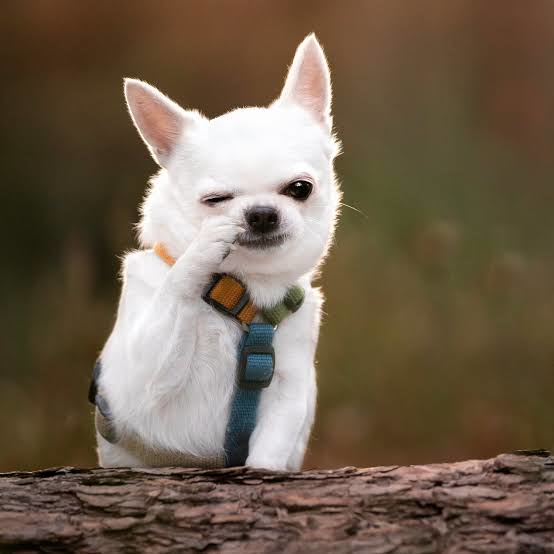
#> input picture images/dog.png, 554 x 554 px
$ jupyter execute lab_02.ipynb
#> lines starting #> are read from the running program, lines starting #| are printed output that depends on the picture; after the words box and inside, x2 and y2 are one past the last pixel; in counts of white or black regions, pixels touching at a corner belong together
# Práctica 2. Operaciones sobre imágenes binarias

<div class="alert alert-block alert-success">
<b>Resumen:</b> El siguiente código muestra como realizar una serie de operaciones sobre imágenes binarias utilizando Python y OpenCV. Inicia con la lectura de una imagen binaria en escala de grises. Luego, se realiza la inversión de esta para obtener su negativo. A continuación, se dibujan líneas horizontales y verticales sobre la imagen invertida. Se crea una nueva imagen binaria vacía, en la que se define una región rectangular con valores de 1 (blanco). Finalmente, se ejecutan operaciones lógicas AND y OR entre las imágenes, mostrando el resultado de cada operación. Cada paso es visualizado para comprobar los efectos de las operaciones.
</div>

[cell 1]
# Importar las librerías necesarias
import cv2
import numpy as np
import matplotlib.pyplot as plt

## 1. Imágenes binarias

Lectura de una imagen binaria

[cell 2]
im_bw = cv2.imread('./images/dog.png', cv2.IMREAD_GRAYSCALE)
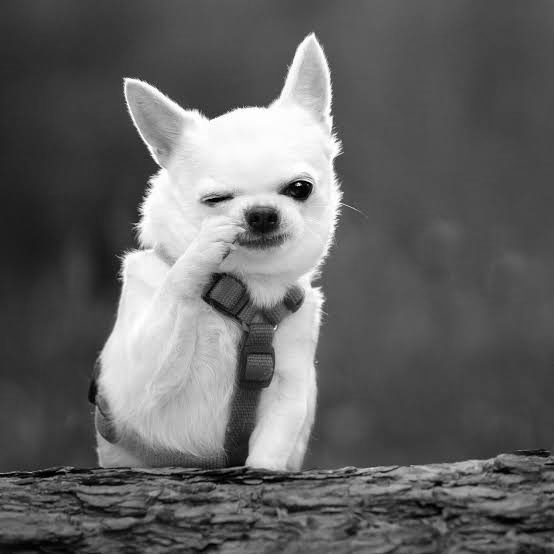
#> im_bw: shape (554, 554); min 0, max 255, mean 99.6

Mostrar la imagen

[cell 3]
plt.figure(figsize=(5,5))
plt.imshow(im_bw, cmap='gray')
plt.title('Imagen Binaria Original')
plt.axis('off')
plt.show()

## 2. Operaciones
### 2.1. Negativo de la imagen

[cell 4]
im_bw_not = cv2.bitwise_not(im_bw)
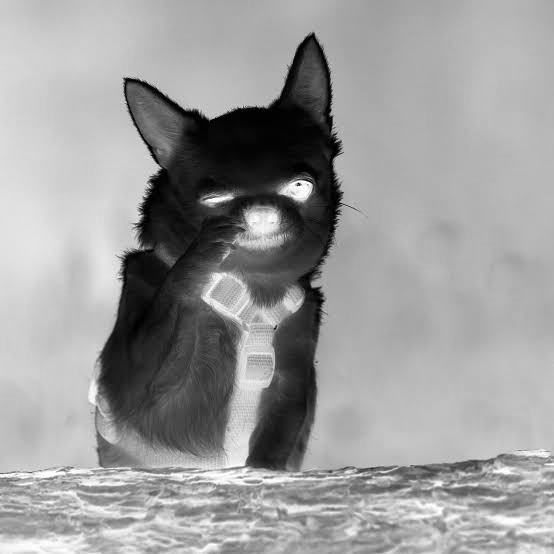
#> im_bw_not: shape (554, 554); min 0, max 255, mean 155.4

Mostrar la imagen negativa

[cell 5]
plt.figure(figsize=(5,5))
plt.imshow(im_bw_not, cmap='gray')
plt.title('Negativo de la Imagen')
plt.axis('off')
plt.show()

### 2.2. Operador :
#### 2.2.1 Dibujo de una línea horizontal

[cell 6]
im_bw_not[250, :] = 1
im_bw_not[150, :] = 1

Mostrar la imagen con la línea horizontal

[cell 7]
plt.figure(figsize=(5,5))
plt.imshow(im_bw_not, cmap='gray')
plt.title('Línea Horizontal Dibujada')
plt.axis('on')
plt.show()

#### 2.2.2 Dibujo de una línea vertical

[cell 8]
im_bw_not[:, 100] = 0
im_bw_not[:, 300] = 0
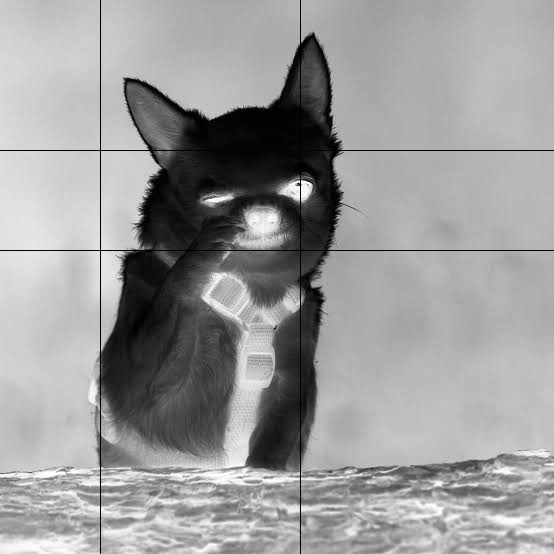
#> im_bw_not: shape (554, 554); min 0, max 255, mean 154.5

Mostrar la imagen con la línea vertical

[cell 9]
plt.figure(figsize=(5,5))
plt.imshow(im_bw_not, cmap='gray')
plt.title('Línea Vertical Dibujada')
plt.axis('off')
plt.show()

### 2.3. Creación de una imagen binaria

[cell 10]
im_bw_2 = np.zeros((im_bw.shape[0], im_bw.shape[1]), dtype=np.uint8)

Mostrar la imagen binaria creada

[cell 11]
plt.figure(figsize=(5,5))
plt.imshow(im_bw_2, cmap='gray')
plt.title('Nueva Imagen Binaria')
plt.axis('off')
plt.show()
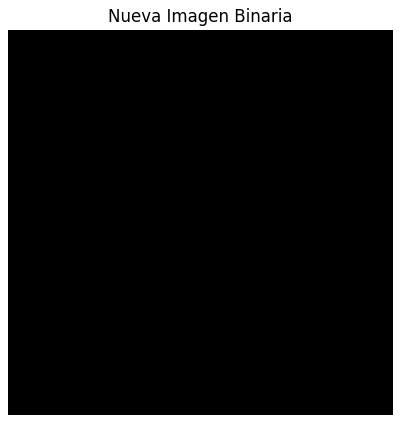
#> figure drawn by matplotlib, 1 panel

### 2.4. Operador a:b

[cell 12]
im_bw_2[80:120, 10:150] = 255

# circle

#im_bw_2[300:350, 100:150] = 225

#im_bw_2[250, 100:150] = 255


plt.figure(figsize=(5,5))
plt.imshow(im_bw_2, cmap='gray')
plt.title('Operador a:b aplicado')
plt.axis('on')
plt.show()
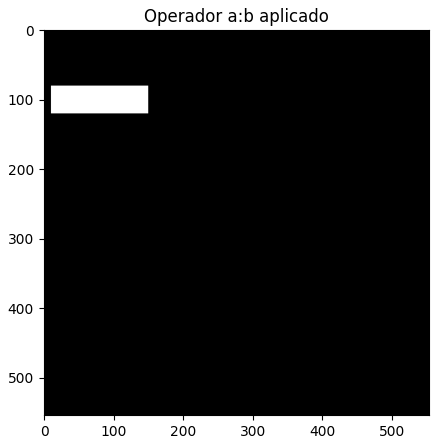
#> figure drawn by matplotlib, 1 panel
plt.clf()

### 2.5. Operaciones binarias
#### 2.5.1 AND

[cell 13]
im_bw_3 = cv2.bitwise_and(im_bw_2, im_bw_not)
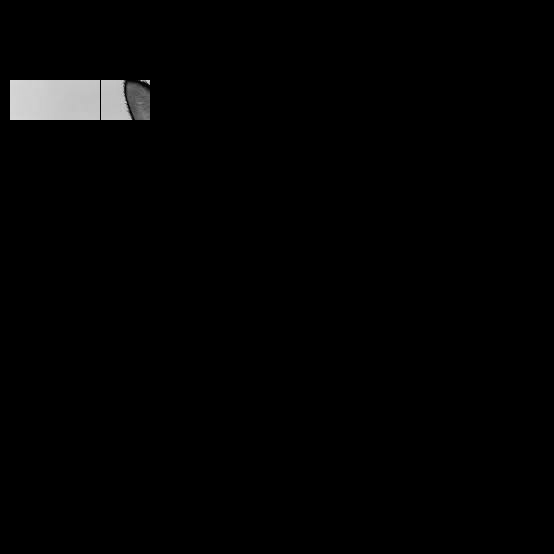
#> im_bw_3: shape (554, 554); min 0, max 214, mean 3.2
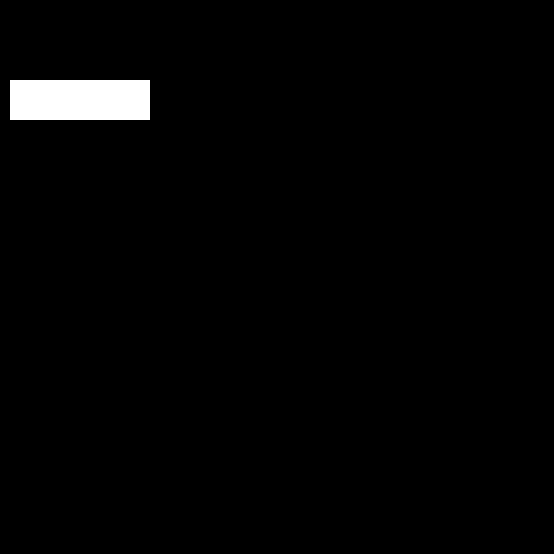
#> im_bw_2: shape (554, 554); 1.8% white; 1 white region, box (x1, y1, x2, y2) and area: (10, 80, 150, 120) 5600

Mostrar la imagen resultante de la operación AND

[cell 14]
plt.figure(figsize=(5,5))
plt.imshow(im_bw_3, cmap='gray')
plt.title('Operación AND')
plt.axis('off')
plt.show()

#### 2.5.2 OR

[cell 15]
im_bw_3 = cv2.bitwise_or(im_bw_2, im_bw_not)
